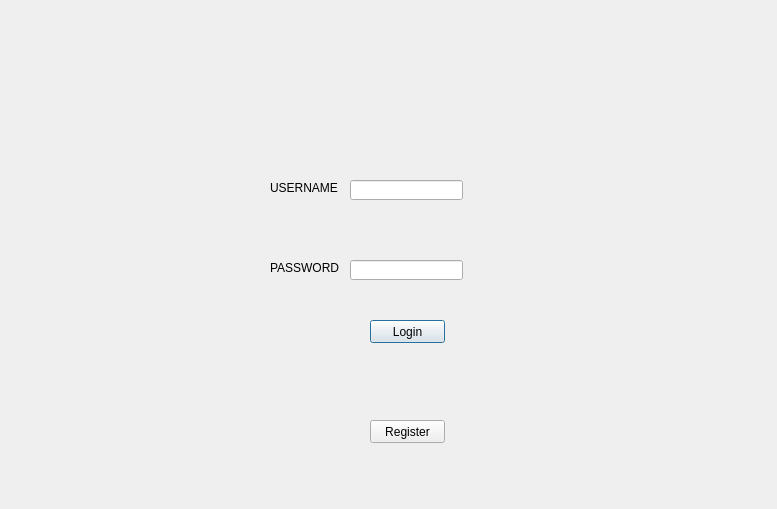
<?xml version="1.0" encoding="UTF-8"?>
<ui version="4.0">
 <class>Dialog</class>
 <widget class="QDialog" name="Dialog">
  <property name="geometry">
   <rect>
    <x>0</x>
    <y>0</y>
    <width>777</width>
    <height>509</height>
   </rect>
  </property>
  <property name="windowTitle">
   <string>Dialog</string>
  </property>
  <property name="styleSheet">
   <string notr="true"/>
  </property>
  <widget class="QLabel" name="u_name_label">
   <property name="geometry">
    <rect>
     <x>270</x>
     <y>180</y>
     <width>71</width>
     <height>16</height>
    </rect>
   </property>
   <property name="text">
    <string>USERNAME</string>
   </property>
  </widget>
  <widget class="QLabel" name="pass_label">
   <property name="geometry">
    <rect>
     <x>270</x>
     <y>260</y>
     <width>71</width>
     <height>16</height>
    </rect>
   </property>
   <property name="text">
    <string>PASSWORD</string>
   </property>
  </widget>
  <widget class="QLineEdit" name="lineEdit">
   <property name="geometry">
    <rect>
     <x>350</x>
     <y>180</y>
     <width>113</width>
     <height>20</height>
    </rect>
   </property>
  </widget>
  <widget class="QLineEdit" name="lineEdit_2">
   <property name="geometry">
    <rect>
     <x>350</x>
     <y>260</y>
     <width>113</width>
     <height>20</height>
    </rect>
   </property>
  </widget>
  <widget class="QPushButton" name="pushButton">
   <property name="geometry">
    <rect>
     <x>370</x>
     <y>320</y>
     <width>75</width>
     <height>23</height>
    </rect>
   </property>
   <property name="text">
    <string>Login</string>
   </property>
  </widget>
  <widget class="QPushButton" name="pushButton_2">
   <property name="geometry">
    <rect>
     <x>370</x>
     <y>420</y>
     <width>75</width>
     <height>23</height>
    </rect>
   </property>
   <property name="text">
    <string>Register</string>
   </property>
  </widget>
 </widget>
 <resources/>
 <connections/>
</ui>
